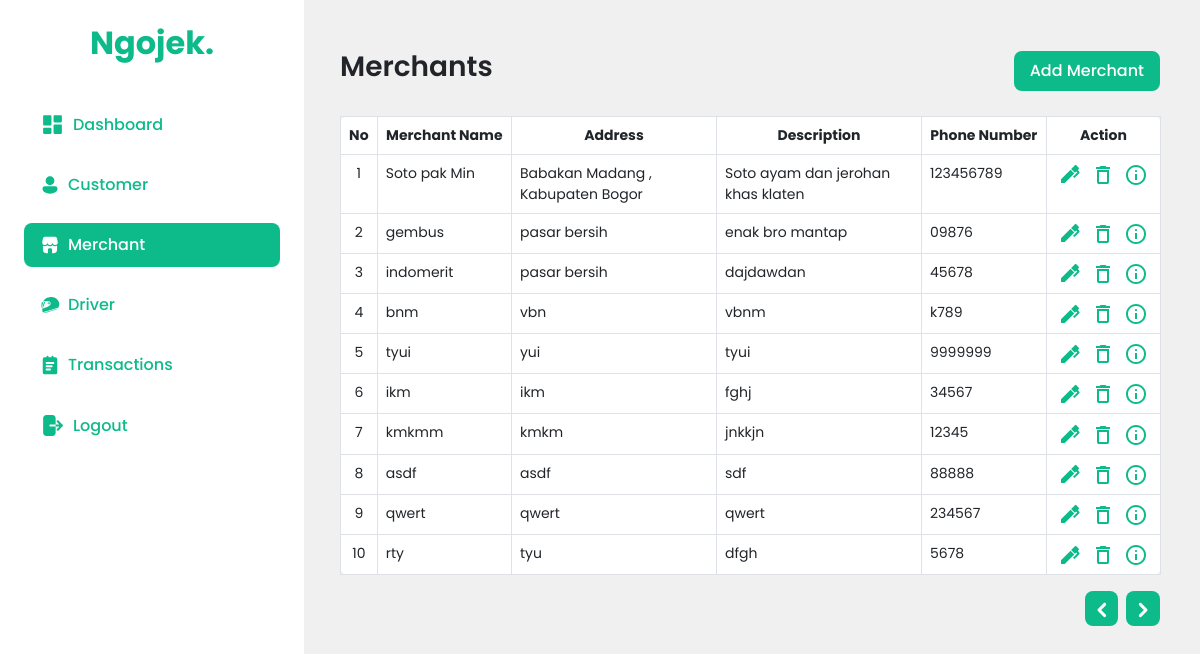
Page /dashboard/pages/admin/merchant.php (signed in) on the committed database.
### tables this page shows
CREATE TABLE `merchant` (
  `merchant_id` char(5) NOT NULL CHECK (`merchant_id` regexp '^MR[0-9][0-9][0-9]'),
  `address` varchar(255) DEFAULT NULL,
  `name` varchar(100) DEFAULT NULL,
  `description` varchar(100) DEFAULT NULL,
  `image` varchar(255) DEFAULT NULL,
  `merchant_type` enum('Restaurant','Mart') DEFAULT NULL,
  `username` varchar(100) DEFAULT NULL,
  `password` varchar(100) DEFAULT NULL,
  `phone_number` varchar(15) DEFAULT NULL
);

### dashboard/pages/admin/merchant.php (the view, shortened to what this page needs)
<?php
include("../../../Database/connection.php");
$start = 0;
$rowPerPage = 10;
$rows = mysqli_query($conn, "select * from merchant");
$numRows = mysqli_num_rows($rows);
$pages = ceil($numRows / $rowPerPage);
?>
<!DOCTYPE html>
<html lang="en">
<head>
    <link href="https://cdn.jsdelivr.net/npm/bootstrap@5.0.2/dist/css/bootstrap.min.css" rel="stylesheet">
    <link rel="stylesheet" href="style/style.css">
</head>
<body>
    <div class="kontainer">
        <?php include("sidebar.php"); ?>
        <div class="container-content">
            <div class="header-content">
                <h2>Merchants</h2>
                <button type="button" data-bs-toggle="modal" data-bs-target="#modalAdd">Add Merchant</button>
            </div>
            <table class="table table-bordered bg-white">
                <thead>
                    <tr>
                        <th scope="col">No</th>
                        <th scope="col">Merchant Name</th>
                        <th scope="col" class="w-25">Address</th>
                        <th scope="col" class="w-25">Description</th>
                        <th scope="col">Phone Number</th>
                        <th scope="col">Action</th>
                    </tr>
                </thead>
                <tbody>
                    <?php
                    $no = 1;
                    $sql = "select * from merchant limit $start, $rowPerPage";
                    $res = mysqli_query($conn, $sql);
                    while ($row = mysqli_fetch_assoc($res)) :
                        $no++;
                    ?>
                        <tr>
                            <th><?= ++$start; ?></th>
                            <td><?= $row["name"] ?></td>
                            <td><?= $row["address"] ?></td>
                            <td><?= $row["description"] ?></td>
                            <td><?= $row["phone_number"] ?></td>
                            <th>
                                <button type="button" data-bs-toggle="modal" data-bs-target="#modalEdit<?= $no ?>">
                                </button>
                                <button type="button" data-bs-toggle="modal" data-bs-target="#modalDelete<?= $no ?>">
                                </button>
                                <button type="button" data-bs-toggle="modal" data-bs-target="#modalDetail<?= $no ?>">
                                </button>
                            </th>
                        </tr>
        </div>
    <?php endwhile; ?>
    <div class="wrap-bottom">
        <?php
        if (isset($_GET['page']) && $_GET['page'] > 1) {
        ?>
            <a href="?page=<?= $_GET['page'] - 1 ?>">
                <button class="arrow-btn">
                    <svg xmlns="http://www.w3.org/2000/svg" width="24" height="24" viewBox="0 0 24 24" fill="none">
                        <g clip-path="url(#clip0_187_949)">
                            <path fill-rule="evenodd" clip-rule="evenodd" d="M7.94011 13.0601C7.65921 12.7788 7.50143 12.3976 7.50143 12.0001C7.50143 11.6026 7.65921 11.2213 7.94011 10.9401L13.5961 5.28209C13.8775 5.00083 14.2591 4.84287 14.657 4.84296C15.0548 4.84305 15.4363 5.00119 15.7176 5.28259C15.9989 5.56398 16.1568 5.94558 16.1567 6.34344C16.1566 6.7413 15.9985 7.12283 15.7171 7.40409L11.1211 12.0001L15.7171 16.5961C15.9905 16.8789 16.1419 17.2577 16.1386 17.651C16.1354 18.0443 15.9778 18.4206 15.6998 18.6988C15.4219 18.9771 15.0457 19.135 14.6524 19.1386C14.2591 19.1422 13.8801 18.9912 13.5971 18.7181L7.93911 13.0611L7.94011 13.0601Z" fill="white" />
                        </g>
                        <defs>
                            <clipPath id="clip0_187_949">
                                <rect width="24" height="24" fill="white" transform="translate(24 24) rotate(-180)" />
                            </clipPath>
                        </defs>
                    </svg>
                </button>
            </a>
        <?php
        } else {
        ?>
            <a href="">
                <button class="arrow-btn">
                </button>
            </a>
        <?php
        }
        ?>
        <?php
        if (!isset($_GET['page']) && $numRows > $rowPerPage) {
        ?>
            <a href="?page=2">
                <button class="arrow-btn right-btn">
                </button>
            </a>
        <?php
        }
        ?>
    </div>
</body>
</html>

### dashboard/pages/admin/style/style.css (style rules this page uses)
:root { --primary: #0dba8a; --text-white: #ffffff; --text-black: #092e24; --bg-grey: #f0f0f0; --bg-secondary: #dcf6ef; }
body { margin: 0; padding: 0; }
* { -webkit-box-sizing: content-box; -moz-box-sizing: content-box; box-sizing: content-box; }
*:before, *:after { -webkit-box-sizing: content-box; -moz-box-sizing: content-box; box-sizing: content-box; }
.kontainer { display: flex; height: 100vh; background-color: var(--bg-grey); }
.kontainer .container-content { padding: 50px 40px 50px 40px; width: 77%; padding-left: 340px; }
.header-content { display: flex; justify-content: space-between; align-items: center; font-family: "poppins"; margin-bottom: 1.5rem; }
.header-content h2 { font-size: 1.75rem; font-weight: 600; }
.header-content button { color: white; padding: 0.5rem 1rem; background-color: var(--primary); border-radius: 0.5rem; border: none; font-size: 1rem; font-weight: 500; transition: .3s all ease; }
.table { font-family: 'poppins'; font-size: 14px; border-radius: 0.5rem; }
table tbody tr th button { border: none; background-color: var(--text-white); }
table thead tr th { text-align: center; }
table tbody tr th { text-align: center; font-weight: 400; }
.wrap-bottom { display: flex; justify-content: right; }
.wrap-bottom a { text-decoration: none; }
.wrap-bottom a .arrow-btn { background-color: var(--primary); border-radius: .5rem; border: none; padding: .3rem .3rem; }
.wrap-bottom a .arrow-btn.right-btn { margin-left: .5rem; }

### dashboard/pages/admin/style/sidebar.css (style rules this page uses)
:root { --primary: #0dba8a; --text-white: #ffffff; --text-black: #092e24; --bg-grey: #f0f0f0; --bg-secondary: #dcf6ef; }
body { margin: 0; padding: 0; }

### rows in the picture
merchant: name "Soto pak Min", address "Babakan Madang , Kabupaten Bogor", description "Soto ayam dan jerohan khas klaten", phone_number "123456789"
merchant: name "gembus", address "pasar bersih", description "enak bro mantap", phone_number "09876"
merchant: name "indomerit", address "pasar bersih", description "dajdawdan", phone_number "45678"
merchant: name "bnm", address "vbn", description "vbnm", phone_number "k789"
merchant: name "tyui", address "yui", description "tyui", phone_number "9999999"
merchant: name "ikm", address "ikm", description "fghj", phone_number "34567"
merchant: name "kmkmm", address "kmkm", description "jnkkjn", phone_number "12345"
merchant: name "asdf", address "asdf", description "sdf", phone_number "88888"
merchant: name "qwert", address "qwert", description "qwert", phone_number "234567"
merchant: name "rty", address "tyu", description "dfgh", phone_number "5678"
